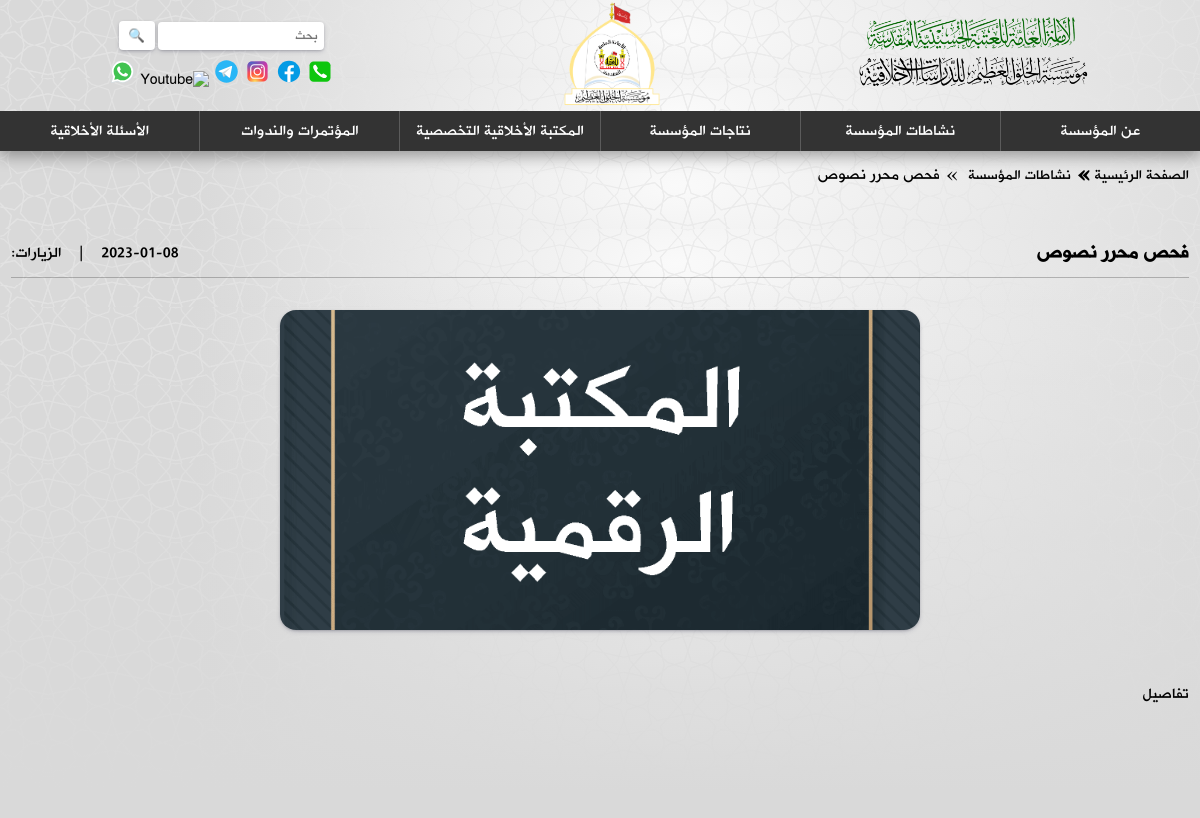
The page /activity/1/ on the database its author committed.
### backend/models.py (models this page shows, shortened)
class Activity(models.Model):
    title = models.CharField(max_length=1000, blank=False)
    created_at = models.DateTimeField(auto_now_add=True)
    main_img = models.ForeignKey(Image, on_delete=models.PROTECT, blank=False)
    body = models.TextField(max_length=5000, blank=False)
    img_array = models.ManyToManyField(Image, blank=True, related_name="images")
    vid_array = models.ManyToManyField(Video, blank=True, related_name="videos")
    audio = models.CharField(max_length=1000, blank=True)
    class Meta:
        ordering = ['-created_at']

class Image(models.Model):
    image = models.ImageField(upload_to="images", blank=False)

### backend/views.py (the view)
# urls.py: path("activity/<str:pk>/", views.activity, name="activity"),
def activity(request, pk):
    activity = Activity.objects.get(id=pk)
    section = {"activities":"activities"}
    context = {"item":activity,"section":section}
    hit_count = get_hitcount_model().objects.get_for_object(activity)
    hits = hit_count.hits
    hitcontext = context['hitcount'] = {'pk': hit_count.pk}
    hit_count_response = HitCountMixin.hit_count(request, hit_count)
    if hit_count_response.hit_counted:
        hits = hits + 1
    hitcontext['hit_counted'] = hit_count_response.hit_counted
    hitcontext['hit_message'] = hit_count_response.hit_message
    hitcontext['total_hits'] = hits
    return render (request, "backend/article.html", context)

### backend/templates/backend/article.html (shortened to what this page needs)
{% extends "backend/layout.html" %}
{% load static %}
{% block extraHead %}
<link rel="stylesheet" href="{% static 'css/pages.css' %}">
{% endblock %}
{% block body %}
<main>
    <div class="path">
        <p class="component"><a href="{% url 'backend:home' %}"> الصفحة الرئيسية </a></p>
        <p class="pathArrow"> &#xbb; </p>
        {% if section.activities %}
        <p class="component"><a href="{% url 'backend:activities' %}"> نشاطات المؤسسة </a></p>
        <p id="articleURL" class="component"><a href="{% url 'backend:activity' item.id %}">
        {% elif section.productions %}
        <p class="component"><a href="{% url 'backend:productions' %}"> نتاجات المؤسسة </a></p>
        <p id="articleURL" class="component"><a href="{% url 'backend:production' item.id %}">
        {% endif %}
        <p class="pathArrow"> &#xbb; </p>
            {{ item.title }}
        </a></p>
    </div>
    <div class="article">
        <div class="articleDetails">
            <p class="articleTitle">
            {{ item.title }}
            </p>
            <div class="statistics">
            <p class="date">
            {{ item.created_at|date:"Y-m-d" }}
            </p>
            <div class="horizontalLine">|</div>
            <p class="views"> الزيارات: </p>
            </div>
        </div>
        <div class="articleContent">
        <div class="articleMedia">
            <div class="articleImage">
                <img src="{{ item.main_img.image.url }}" alt="صورة المقال">
            </div>
        </div>
        <div class="articleText">
            {{ item.body|safe }}
        </div>
    </div>
    </div>
</main>
{% endblock %}

### static/css/style.css (style rules this page uses)
*, body, html { margin: 0; padding: 0; box-sizing: border-box; font-family: 'hacen_liner_screen_bdregular' !important; scroll-behavior: smooth; font-weight: normal; }
:root { --accent: #daecec; --component: #9ca7af80; --darkComponent: #5b7b7b; --reverseComponent: #fff; --hoverColor: rgb(255, 255, 255, .20); --bg: #d9d9d9; --structure: #333; --titleColor: #000; --paragraphColor: #fff; --linkColor: #000; --shadowColor: #000; --bgUrl: url(/static/background/header-bg.svg) --colorOpacity: .3; --transition: all .3s; --subTitle: 17px; --globalPadding: 6rem 3.5rem; --borderRadius: 1rem; --globalGap: 1rem; --hoverShadow: 0 0 4px rgba(0, 0, 0, .14), 0 4px 8px rgba(0, 0, 0, .28); --cardShadow: rgba(50, 50, 93, 0.25) 0px 2px 5px -1px, rgba(0, 0, 0, 0.3) 0px 1px 3px -1px; --componentShadow: rgba(0, 0, 0, 0.35) 0px 5px 15px; --bgSize: 100%; --sectionShadow: rgba(67, 71, 85, 0.27) 0px 0px 0.25em, rgba(90, 125, 188, 0.05) 0px 0.25em 1em; --navShadow: rgba(0, 0, 0, 0.35) 0px 5px 15px; --bgOpacity: 0.92; --bgTransparency: 20%; --border: 1px solid rgba(51, 51, 51, 0.3); --itemShadow: rgba(0, 0, 0, 0.99) 0px 0px 3px, rgba(0, 0, 0, 0.99) 0px 0px 2px; }

### static/css/pages.css (style rules this page uses)
body { position: relative; min-height: 100vh; background-color: var(--bg); padding-bottom: 4rem; }
main { position: relative; padding: 1rem 1.5rem; min-height: 80vh; display: flex; flex-direction: column; background-image: linear-gradient(to bottom, transparent var(--bgTransparency), var(--bg)), url(../background/header-bg.svg); background-size: var(--bgSize); z-index: 1; }
main .path { position: relative; z-index: 1; display: flex; column-gap: .3rem; line-height: 1.5rem; margin-bottom: 3rem; align-items: center; flex-wrap: wrap; }
main .path .component { font-size: 15px; }
main .path .component a { display: block; max-width: 20rem; overflow: hidden; text-overflow: ellipsis; white-space: nowrap; color: var(--shadowColor); }
main .path .pathArrow { font-size: 30px; font-weight: bolder; color: var(--shadowColor); margin-bottom: 3px; }
@media only screen and (max-width: 1250px) { main { padding: .7rem; padding-bottom: 5rem; } }
main .article { position: relative; z-index: 1; }
main .article .articleDetails { display: flex; align-items: center; justify-content: space-between; flex-wrap: wrap; gap: .5rem; border-bottom: var(--border); padding-bottom: .5rem; margin-bottom: 2rem; }
main .article .articleDetails .articleTitle { font-size: 20px; font-weight: bolder; color: var(--titleColor); line-height: 2rem; }
main .article .articleDetails .statistics { display: flex; column-gap: 1rem; color: var(--linkColor); }
main .article .articleContent .articleMedia { display: flex; flex-direction: column; justify-content: center; align-items: center; gap: 1rem; margin-bottom: 3rem; }
main .article .articleContent .articleMedia .articleImage { width: 40rem; max-width: 85vw; height: 20rem; border-radius: var(--borderRadius); }
main .article .articleContent .articleMedia .articleImage img { width: 100%; height: 100%; object-fit: cover; object-position: center; border-radius: var(--borderRadius); box-shadow: var(--cardShadow); }
main .article .articleContent .articleText { text-align: justify; line-height: 2rem; color: var(--shadowColor); }
main .article .articleContent { margin-top: 1rem; }

### rows shown on the page
Activity: title "فحص محرر نصوص", created_at "2023-01-08", main_img.image (picture), body "تفاصيل"
